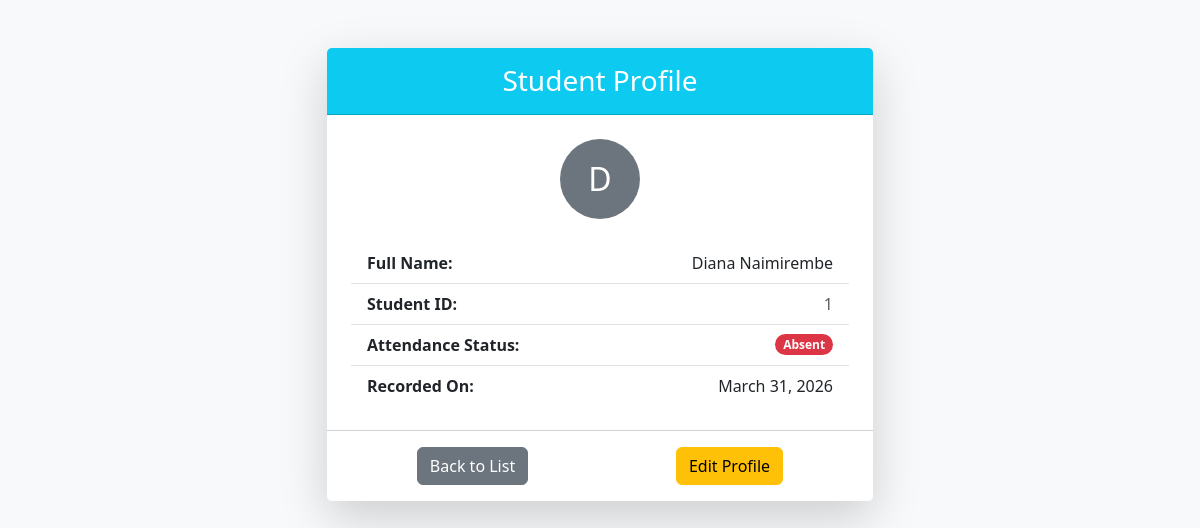
Screenshot of /student/1/ with the database file from the repository.
### attendance/models.py (models this page shows, shortened)
class Student(models.Model):
    name = models.CharField(max_length =100)
    student_id = models.CharField(max_length =20)
    is_present = models.BooleanField(default=False)
    date = models.DateField()

### attendance/views.py (the view)
# urls.py: path('student/<int:pk>/', views.student_detail, name='student_detail'),
def student_detail(request, pk):
    single_student = Student.objects.get(id=pk)
    return render(request, 'attendance/student_detail.html', {'student': single_student})

### attendance/templates/attendance/student_detail.html (shortened to what this page needs)
<!DOCTYPE html>
<html lang="en">
<head>
    <link href="https://cdn.jsdelivr.net/npm/bootstrap@5.3.0/dist/css/bootstrap.min.css" rel="stylesheet">
</head>
<body class="bg-light">
    <div class="container mt-5">
        <div class="row justify-content-center">
            <div class="col-md-6">
                <div class="card shadow-lg border-0">
                    <div class="card-header bg-info text-white text-center py-3">
                        <h3 class="mb-0">Student Profile</h3>
                    </div>
                    <div class="card-body p-4">
                        <div class="mb-4 text-center">
                            <div class="bg-secondary text-white rounded-circle d-inline-flex align-items-center justify-content-center"
                                style="width: 80px; height: 80px; font-size: 2rem;">
                                {{ student.name|first|upper }}
                            </div>
                        </div>
                        <ul class="list-group list-group-flush">
                            <li class="list-group-item d-flex justify-content-between align-items-center">
                                <strong>Full Name:</strong>
                                <span>{{ student.name }}</span>
                            </li>
                            <li class="list-group-item d-flex justify-content-between align-items-center">
                                <strong>Student ID:</strong>
                                <span class="text-muted">{{ student.student_id }}</span>
                            </li>
                            <li class="list-group-item d-flex justify-content-between align-items-center">
                                <strong>Attendance Status:</strong>
                                {% if student.is_present %}
                                <span class="badge rounded-pill bg-success">Present</span>
                                {% else %}
                                <span class="badge rounded-pill bg-danger">Absent</span>
                                {% endif %}
                            </li>
                            <li class="list-group-item d-flex justify-content-between align-items-center">
                                <strong>Recorded On:</strong>
                                <span>{{ student.date }}</span>
                            </li>
                        </ul>
                    </div>
                    <div class="card-footer bg-white d-flex justify-content-around py-3">
                        <a href="{% url 'student_list' %}" class="btn btn-secondary">Back to List</a>
                        <a href="{% url 'student_update' student.pk %}" class="btn btn-warning">Edit Profile</a>
                    </div>
                </div>
            </div>
        </div>
    </div>
</body>
</html>

### rows the page displays
Student: name|first "D", name "Diana Naimirembe", student_id "1", date "March 31, 2026"
